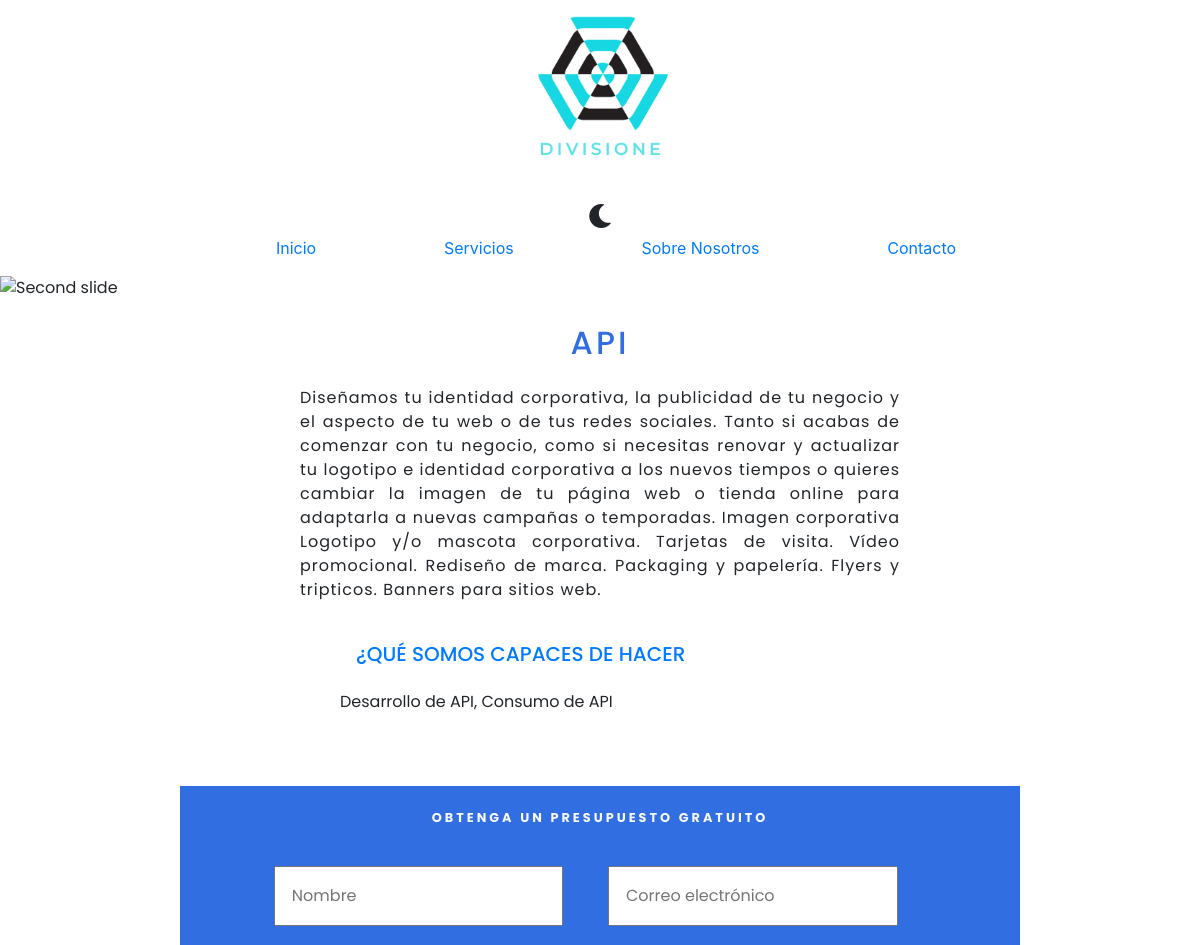
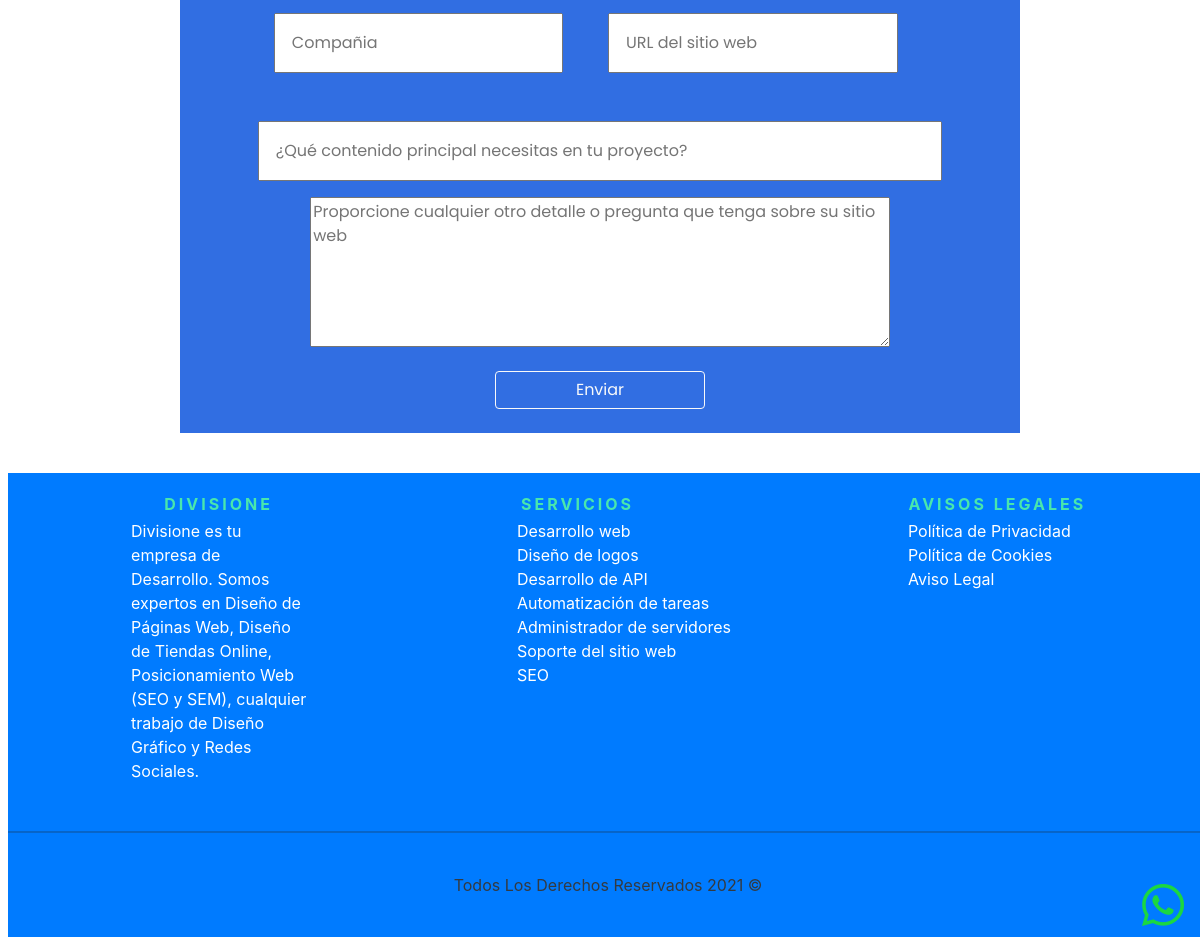
Page /service.php?id=6 on the committed database (2 pictures, top to bottom).
### tables this page shows
CREATE TABLE `services` (
  `id` int(11) NOT NULL AUTO_INCREMENT,
  `name` varchar(45) NOT NULL,
  `description` text NOT NULL,
  `price` int(5) NOT NULL,
  `imageProduct` varchar(100) DEFAULT NULL,
  PRIMARY KEY (`id`)
);

CREATE TABLE `service` (
  `id` int(11) NOT NULL AUTO_INCREMENT,
  `serviceID` int(11) NOT NULL,
  `name` varchar(255) DEFAULT NULL,
  PRIMARY KEY (`id`),
  KEY `fk_service` (`serviceID`),
  CONSTRAINT `fk_service` FOREIGN KEY (`serviceID`) REFERENCES `services` (`id`)
  ON DELETE CASCADE
  ON UPDATE CASCADE
);

### service.php (the view, shortened to what this page needs)
<?php
    require 'includes/app.php';
    if (empty($_GET)) {
        header('Location: /');
        exit;
    } else {
        $db = connectDB();
        $id = filter_var(intval($_GET['id']), FILTER_VALIDATE_INT);
        $query = "SELECT name, description  FROM services WHERE id = ${id}";
        $data = mysqli_query($db, $query);
    }
?>
    <main class="wrap">
        <div id="carouselExampleSlidesOnly" class="carousel slide" data-ride="carousel">
            <div class="carousel-inner">
                <div class="carousel-item active">
                    <img class="d-block w-100" src="build/img/xbanner-services-2.webp" alt="Second slide">
                </div>
            </div>
        </div>
        <section class="service-box-wrap">
            <?php while ( $service = mysqli_fetch_assoc($data) ): ?>
            <h2 class="title-box-wrap text-center m-4">
                <?php echo $service['name'] ?>
            </h2>
            <p class="sumary-box-product-wrap">
                <?php echo $service['description'] ?>
            </p>
            <ul class="list-product-wrap">
                <h3 class="text-primary m-4 h5 ">¿QUÉ SOMOS CAPACES DE HACER</h3>
                <?php
                $queryForServices = "SELECT name FROM service WHERE serviceID = ${id}";
                $dataForServices = mysqli_query($db, $queryForServices);
                ?>
                <?php while( $services = mysqli_fetch_assoc($dataForServices)): ?>
                <li class="m-2"><?php echo $services['name'] ?></li>
                <?php endwhile; ?>
            </ul>
            <?php endwhile; ?>
        </section>
        <section class="contact-foot">
                <h3 class="title-contact-foot title-deluxe text-center m-4 text-light">Obtenga un presupuesto gratuito</h3>
                <form action="includes/php/contact.php" method="post" class="form-contact-foot d-flex flex-column">
                    <div class="content-contact-foot">
                        <input type="text" name="name" id="name" placeholder="Nombre"  required>
                        <input type="email" name="email" id="email" placeholder="Correo electrónico" required>
                        <input type="text" name="company" id="company" placeholder="Compañia" required>
                        <input type="text" name="url" id="url" placeholder="URL del sitio web" required>
                    </div>
                    <input type="text" name="content" id="content" required placeholder="¿Qué contenido principal necesitas en tu proyecto?">
                </form>
                <textarea class="text-area-contact" name="details" id="details" cols="40" rows="6" required placeholder="Proporcione cualquier otro detalle o pregunta que tenga sobre su sitio web"></textarea>
                <button type="button" class="btn btn-outline-light w-25 m-4">Enviar</button>
            </section>
    </main>
<?php require 'includes/templates/footer.php' ?>

### build/css/app.css (style rules this page uses)
.title-deluxe { font-size:.8rem;font-weight:700;letter-spacing:3px;text-transform:uppercase }
.contact-foot { align-items:center;align-self:center;background-color:#316ee2;background-position:50%;background-repeat:no-repeat;background-size:cover;display:flex;flex-flow:column wrap;margin-bottom:2rem;margin-top:3rem;width:100% }
@media (min-width:768px) { .contact-foot { width:70% } }
.contact-foot .text-area-contact { align-self:center;width:69% }
.contact-foot .form-contact-foot { align-items:center }
.contact-foot .form-contact-foot * { margin-bottom:1rem;padding:1rem;width:91% }
.content-contact-foot { display:grid;gap:1rem;grid-template-columns:repeat(2,1fr) }
.service-box-wrap { align-self:center;display:flex;flex-flow:column wrap;width:80% }
@media (min-width:768px) { .service-box-wrap { width:50% } }
.service-box-wrap .title-box-wrap { color:#316ee2;letter-spacing:3px }
.service-box-wrap .sumary-box-product-wrap { letter-spacing:1px;text-align:justify }
html { -webkit-text-size-adjust:100%;line-height:1.15 }
body { margin:0 }
main { display:block }
img { border-style:none }
button,input,optgroup,select,textarea { font-family:inherit;font-size:100%;line-height:1.15;margin:0 }
button,input { overflow:visible }
button,select { text-transform:none }
[type=button],[type=reset],[type=submit],button { -webkit-appearance:button }
textarea { overflow:auto }
*,:after,:before { box-sizing:inherit }
li { list-style:none }
.wrap { display:flex;flex-flow:column wrap;font-family:Poppins,sans-serif }

### rows in the picture
services: name "API", description "Diseñamos tu identidad corporativa, la publicidad de tu negocio y el aspecto de tu web o de tus redes sociales. Tanto si acabas de comenzar con tu negocio, como si necesitas renovar y actualizar tu logotipo e identidad corporativa a los nuevos tiempos o quieres cambiar la imagen de tu página web o tienda online para adaptarla a nuevas campañas o temporadas. Imagen corporativa Logotipo y/o mascota corporativa. Tarjetas de visita. Vídeo promocional. Rediseño de marca. Packaging y papelería. Flyers y tripticos. Banners para sitios web."
service: name "Desarrollo de API, Consumo de API"
